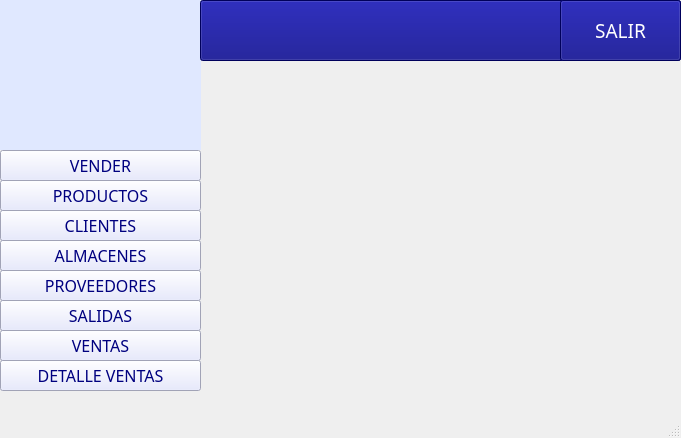
<?xml version="1.0" encoding="UTF-8"?>
<ui version="4.0">
 <class>MainWindow</class>
 <widget class="QMainWindow" name="MainWindow">
  <property name="enabled">
   <bool>true</bool>
  </property>
  <property name="geometry">
   <rect>
    <x>0</x>
    <y>0</y>
    <width>681</width>
    <height>438</height>
   </rect>
  </property>
  <property name="windowTitle">
   <string>MainWindow</string>
  </property>
  <widget class="QWidget" name="centralwidget">
   <widget class="QLabel" name="label">
    <property name="enabled">
     <bool>true</bool>
    </property>
    <property name="geometry">
     <rect>
      <x>0</x>
      <y>-1</y>
      <width>201</width>
      <height>151</height>
     </rect>
    </property>
    <property name="font">
     <font>
      <family>Franklin Gothic Medium Cond</family>
      <pointsize>10</pointsize>
     </font>
    </property>
    <property name="styleSheet">
     <string notr="true">background-color: rgb(224, 232, 255);</string>
    </property>
    <property name="text">
     <string/>
    </property>
    <property name="pixmap">
     <pixmap>logo/LOGO CONTA.jpeg</pixmap>
    </property>
    <property name="scaledContents">
     <bool>true</bool>
    </property>
    <property name="wordWrap">
     <bool>false</bool>
    </property>
   </widget>
   <widget class="QPushButton" name="btnDetalleVentas">
    <property name="geometry">
     <rect>
      <x>0</x>
      <y>360</y>
      <width>201</width>
      <height>31</height>
     </rect>
    </property>
    <property name="font">
     <font>
      <family>Franklin Gothic Medium Cond</family>
      <pointsize>12</pointsize>
     </font>
    </property>
    <property name="styleSheet">
     <string notr="true">background-color: rgb(225, 228, 255);
color: rgb(0, 0, 127);</string>
    </property>
    <property name="text">
     <string>DETALLE VENTAS</string>
    </property>
   </widget>
   <widget class="QPushButton" name="panel">
    <property name="enabled">
     <bool>true</bool>
    </property>
    <property name="geometry">
     <rect>
      <x>200</x>
      <y>0</y>
      <width>481</width>
      <height>61</height>
     </rect>
    </property>
    <property name="font">
     <font>
      <family>Franklin Gothic Medium Cond</family>
      <pointsize>10</pointsize>
     </font>
    </property>
    <property name="styleSheet">
     <string notr="true">background-color: rgb(0, 0, 127);
</string>
    </property>
    <property name="text">
     <string/>
    </property>
   </widget>
   <widget class="QPushButton" name="btnSalir">
    <property name="enabled">
     <bool>true</bool>
    </property>
    <property name="geometry">
     <rect>
      <x>560</x>
      <y>0</y>
      <width>121</width>
      <height>61</height>
     </rect>
    </property>
    <property name="font">
     <font>
      <family>Franklin Gothic Medium Cond</family>
      <pointsize>14</pointsize>
     </font>
    </property>
    <property name="autoFillBackground">
     <bool>false</bool>
    </property>
    <property name="styleSheet">
     <string notr="true">background-color: rgb(0, 0, 127);
color: rgb(255, 255, 255);</string>
    </property>
    <property name="text">
     <string>SALIR</string>
    </property>
    <property name="icon">
     <iconset>
      <normaloff>logo/descarga.png</normaloff>logo/descarga.png</iconset>
    </property>
    <property name="checkable">
     <bool>false</bool>
    </property>
   </widget>
   <widget class="QPushButton" name="btnVentas">
    <property name="geometry">
     <rect>
      <x>0</x>
      <y>330</y>
      <width>201</width>
      <height>31</height>
     </rect>
    </property>
    <property name="font">
     <font>
      <family>Franklin Gothic Medium Cond</family>
      <pointsize>12</pointsize>
     </font>
    </property>
    <property name="styleSheet">
     <string notr="true">background-color: rgb(225, 228, 255);
color: rgb(0, 0, 127);</string>
    </property>
    <property name="text">
     <string>VENTAS</string>
    </property>
   </widget>
   <widget class="QPushButton" name="btnSalidas">
    <property name="geometry">
     <rect>
      <x>0</x>
      <y>300</y>
      <width>201</width>
      <height>31</height>
     </rect>
    </property>
    <property name="font">
     <font>
      <family>Franklin Gothic Medium Cond</family>
      <pointsize>12</pointsize>
     </font>
    </property>
    <property name="styleSheet">
     <string notr="true">background-color: rgb(225, 228, 255);
color: rgb(0, 0, 127);</string>
    </property>
    <property name="text">
     <string>SALIDAS</string>
    </property>
   </widget>
   <widget class="QPushButton" name="btnProveedores">
    <property name="geometry">
     <rect>
      <x>0</x>
      <y>270</y>
      <width>201</width>
      <height>31</height>
     </rect>
    </property>
    <property name="font">
     <font>
      <family>Franklin Gothic Medium Cond</family>
      <pointsize>12</pointsize>
     </font>
    </property>
    <property name="styleSheet">
     <string notr="true">background-color: rgb(225, 228, 255);
color: rgb(0, 0, 127);</string>
    </property>
    <property name="text">
     <string>PROVEEDORES</string>
    </property>
   </widget>
   <widget class="QPushButton" name="btnAlmacenes">
    <property name="geometry">
     <rect>
      <x>0</x>
      <y>240</y>
      <width>201</width>
      <height>31</height>
     </rect>
    </property>
    <property name="font">
     <font>
      <family>Franklin Gothic Medium Cond</family>
      <pointsize>12</pointsize>
     </font>
    </property>
    <property name="styleSheet">
     <string notr="true">background-color: rgb(225, 228, 255);
color: rgb(0, 0, 127);</string>
    </property>
    <property name="text">
     <string>ALMACENES</string>
    </property>
   </widget>
   <widget class="QPushButton" name="btnClientes">
    <property name="geometry">
     <rect>
      <x>0</x>
      <y>210</y>
      <width>201</width>
      <height>31</height>
     </rect>
    </property>
    <property name="font">
     <font>
      <family>Franklin Gothic Medium Cond</family>
      <pointsize>12</pointsize>
     </font>
    </property>
    <property name="styleSheet">
     <string notr="true">background-color: rgb(225, 228, 255);
color: rgb(0, 0, 127);</string>
    </property>
    <property name="text">
     <string>CLIENTES</string>
    </property>
   </widget>
   <widget class="QPushButton" name="btnProductos">
    <property name="geometry">
     <rect>
      <x>0</x>
      <y>180</y>
      <width>201</width>
      <height>31</height>
     </rect>
    </property>
    <property name="font">
     <font>
      <family>Franklin Gothic Medium Cond</family>
      <pointsize>12</pointsize>
     </font>
    </property>
    <property name="styleSheet">
     <string notr="true">background-color: rgb(225, 228, 255);
color: rgb(0, 0, 127);</string>
    </property>
    <property name="text">
     <string>PRODUCTOS</string>
    </property>
   </widget>
   <widget class="QPushButton" name="btnVender">
    <property name="geometry">
     <rect>
      <x>0</x>
      <y>150</y>
      <width>201</width>
      <height>31</height>
     </rect>
    </property>
    <property name="font">
     <font>
      <family>Franklin Gothic Medium Cond</family>
      <pointsize>12</pointsize>
     </font>
    </property>
    <property name="styleSheet">
     <string notr="true">background-color: rgb(225, 228, 255);
color: rgb(0, 0, 127);</string>
    </property>
    <property name="text">
     <string>VENDER</string>
    </property>
   </widget>
  </widget>
  <widget class="QMenuBar" name="menubar">
   <property name="geometry">
    <rect>
     <x>0</x>
     <y>0</y>
     <width>681</width>
     <height>21</height>
    </rect>
   </property>
  </widget>
  <widget class="QStatusBar" name="statusbar"/>
 </widget>
 <resources/>
 <connections/>
</ui>
